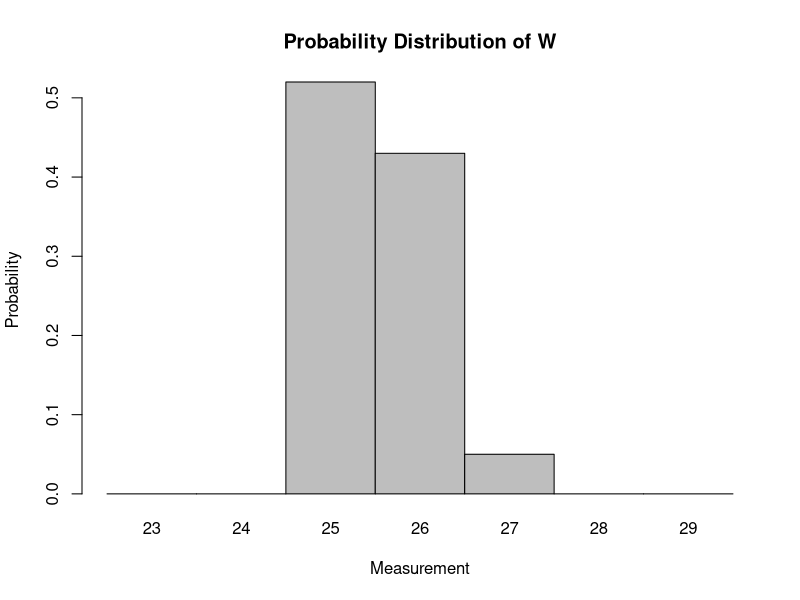
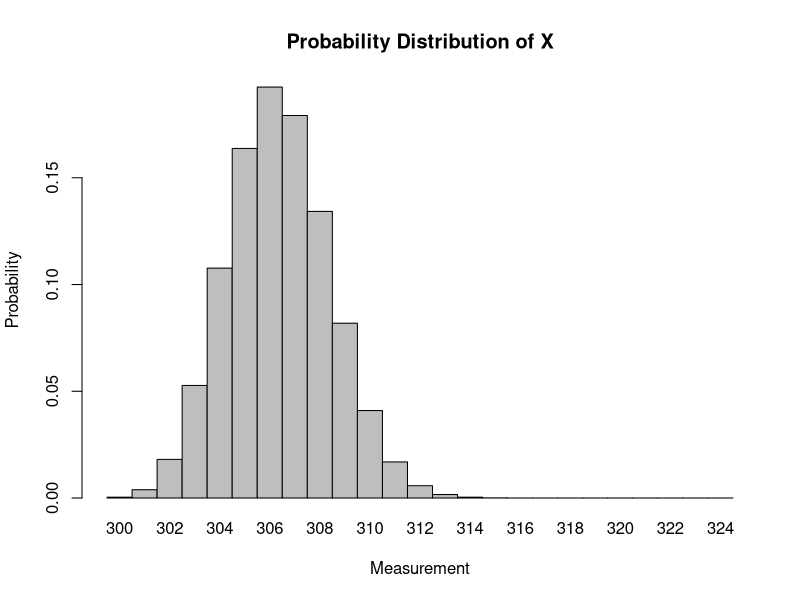
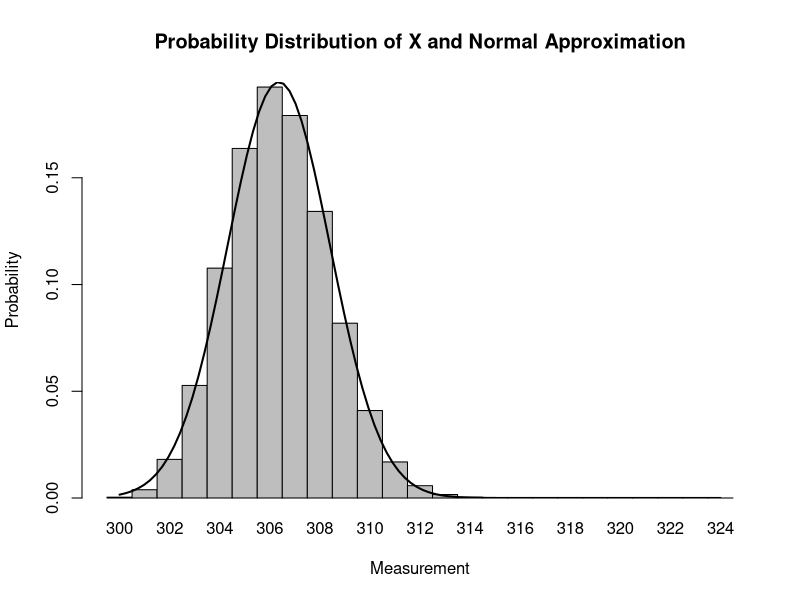
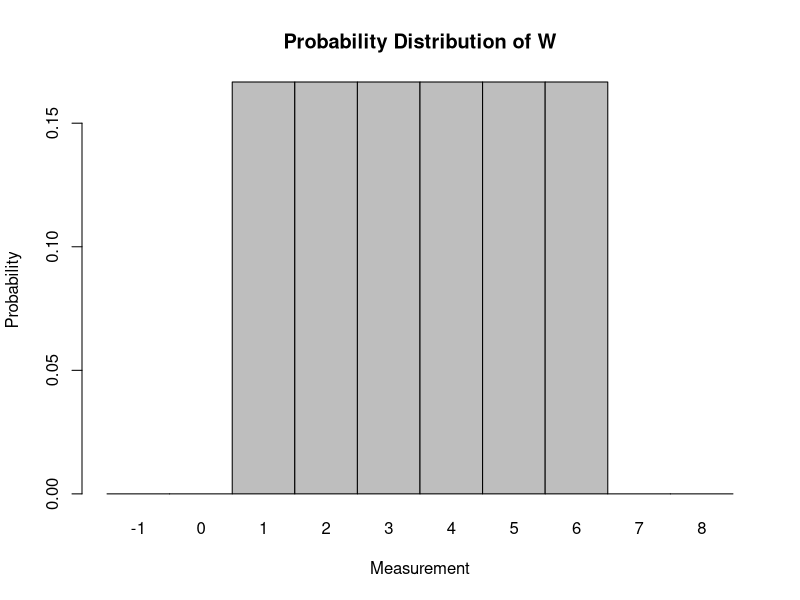
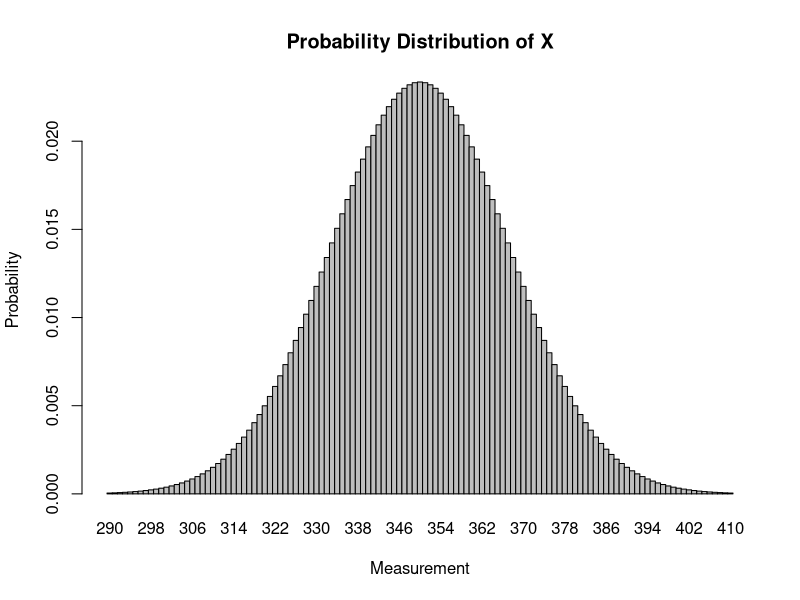
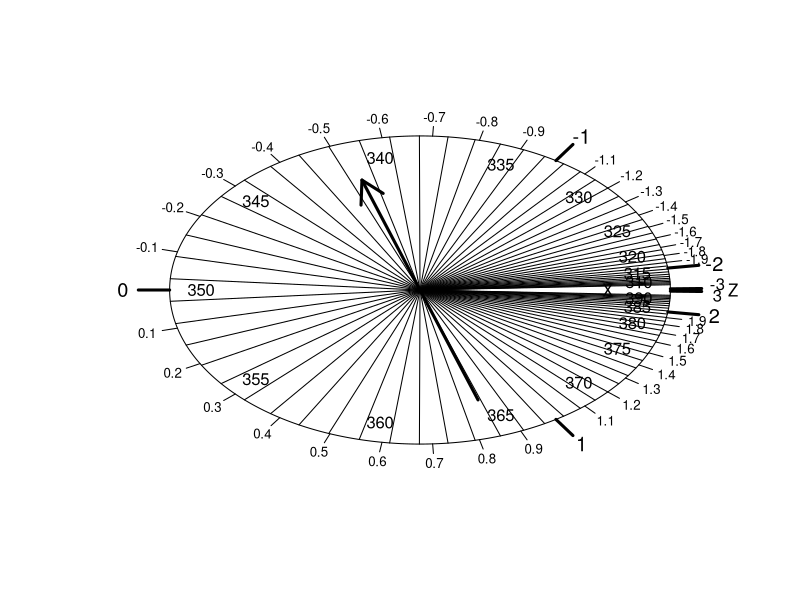

Write the R code that produced these figures, in order.
## ---- chunk 1
knitr::opts_chunk$set(echo = FALSE)
## ---- chunk 2
set.seed(31)
j = 3
while(T){
  l = c(0,sort(runif(j-1)),1)
  p = round(l[2:(j+1)]-l[1:j],2)
  if(sum(p)==1){break}
}
x = sort(sample(24:29,j))
ss = "\\begin{tabular}{|c|c|}\\hline\n $w$ & $P(w)$ \\\\ \\hline \n"
for(i in 1:j){
  ss = paste(ss,x[i],"&",p[i],"\\\\ \n")
}
ss = paste(ss,"\\hline\n\\end{tabular}\n")
mu = round(sum(x*p),3)
si = round(sqrt(sum((x-mu)^2*p)),3)
n = 12
## ---- chunk 3
xs = (min(x)-2):(max(x)+2)
fs = numeric()
for(i in xs){
  if(i %in% x){
    fs = c(fs,p[match(i,x)])
  } else {
    fs = c(fs, 0)
  }
  
}
barplot(height=fs,names.arg = xs, main="Probability Distribution of W", xlab="Measurement", ylab="Probability",space=0)
## ---- chunk 4
xs = (min(x)*n):(max(x)*n)
fs = rep(0,length(xs))
perms = gtools::permutations(j,n,repeats.allowed=T)
for(ii in 1:(j^n)){
  tot = sum(x[perms[ii,]])
  i = match(tot,xs)
  fs[i] = fs[i]+prod(p[perms[ii,]])
}
bp = barplot(height=fs,names.arg = xs, main="Probability Distribution of X", xlab="Measurement", ylab="Probability",ylim=c(0,max(dnorm(mu*n,mu*n,si*sqrt(n)),max(fs))),space=0)
## ---- chunk 5
bp = barplot(height=fs,names.arg = xs, main="Probability Distribution of X and Normal Approximation", xlab="Measurement", ylab="Probability",ylim=c(0,max(dnorm(mu*n,mu*n,si*sqrt(n)),max(fs))),space=0)
x2 = seq(min(bp),max(bp),length.out=100)
x3 = seq(min(xs),max(xs),length.out=100)
lines(x2,dnorm(x3,n*mu,sqrt(n)*si),lwd=2)
## ---- chunk 6
j = 6
p = rep(1/6,6)
x = 1:6
ss = "\\begin{tabular}{|c|c|}\\hline\n $w$ & $P(w)$ \\\\ \\hline \n"
for(i in 1:j){
  ss = paste(ss,x[i],"&",round(p[i],4),"\\\\ \n")
}
ss = paste(ss,"\\hline\n\\end{tabular}\n")
mu = round(sum(x*p),3)
si = round(sqrt(sum((x-mu)^2*p)),3)
n = 100
## ---- chunk 7
xs = (min(x)-2):(max(x)+2)
fs = numeric()
for(i in xs){
  if(i %in% x){
    fs = c(fs,p[match(i,x)])
  } else {
    fs = c(fs, 0)
  }
  
}
barplot(height=fs,names.arg = xs, main="Probability Distribution of W", xlab="Measurement", ylab="Probability",space=0)
## ---- chunk 8
xs = floor(mu*n-3.5*si*sqrt(n)):ceiling(mu*n+3.5*si*sqrt(n))
fs = dnorm(xs,mu*n,si*sqrt(n))
barplot(height=fs,names.arg = xs, main="Probability Distribution of X", xlab="Measurement", ylab="Probability",space=0)
## ---- chunk 9
plot(0,0,type='n',axes=F,ann=F,xlim=c(-1,1),ylim=c(-1,1))
thetas = seq(0,2*pi,length.out=360)
lines(cos(thetas)*0.8,sin(thetas)*0.8)
zs = seq(-2,2,by=0.1)
xs = seq(mu*n-2*si*sqrt(n),mu*n+2*si*sqrt(n),along.with=zs)
ps = pnorm(zs)
for(i in 1:length(zs)){
  theta = ps[i]*2*pi
  if(zs[i]%%1 != 0 & zs[i]>-2 & zs[i]<2){
    lines(cos(theta)*c(0.8,0.85),sin(theta)*c(0.8,0.85))
    text(cos(theta)*0.9,sin(theta)*0.9,round(zs[i],1),cex=0.8)
  } else if(zs[i]%%1 == 0) {
    lines(cos(theta)*c(0.8,0.9),sin(theta)*c(0.8,0.9),lwd=3)
    text(cos(theta)*0.95,sin(theta)*0.95,round(zs[i],1),cex=1.2)
  }
}
xmin = floor(mu*n-2.5*si*sqrt(n))
xmax = ceiling(mu*n+2.5*si*sqrt(n))
xx = xmin:xmax
for(i in xmin:xmax){
  p1 = pnorm(i-0.5,mu*n,si*sqrt(n))
  p2 = pnorm(i+0.5,mu*n,si*sqrt(n))
  lines(c(0,cos(p1*2*pi)*0.8),c(0,sin(p1*2*pi)*0.8))
  if(i == xmax){
    lines(c(0,cos(p2*2*pi)*0.8),c(0,sin(p2*2*pi)*0.8))
  }
  if(i%%5==0){
    pp = (p1+p2)/2
    text(cos(pp*2*pi)*0.7,sin(pp*2*pi)*0.7,i)
  }
}
lines(cos(pnorm(-3)*2*pi)*c(0.8,0.9),sin(pnorm(-3)*2*pi)*c(0.7,0.9),lwd=3)
lines(cos(pnorm(3)*2*pi)*c(0.8,0.9),sin(pnorm(3)*2*pi)*c(0.7,0.9),lwd=3)
text(0.95,0.03,-3)
text(0.95,-0.03,3)
ap = 0.3
size = 0.6
arrows(-cos(ap*2*pi)*size,-sin(ap*2*pi)*size,cos(ap*2*pi)*size,sin(ap*2*pi)*size,lwd=3)
text(1,0,"Z")
text(0.6,0,"X")
